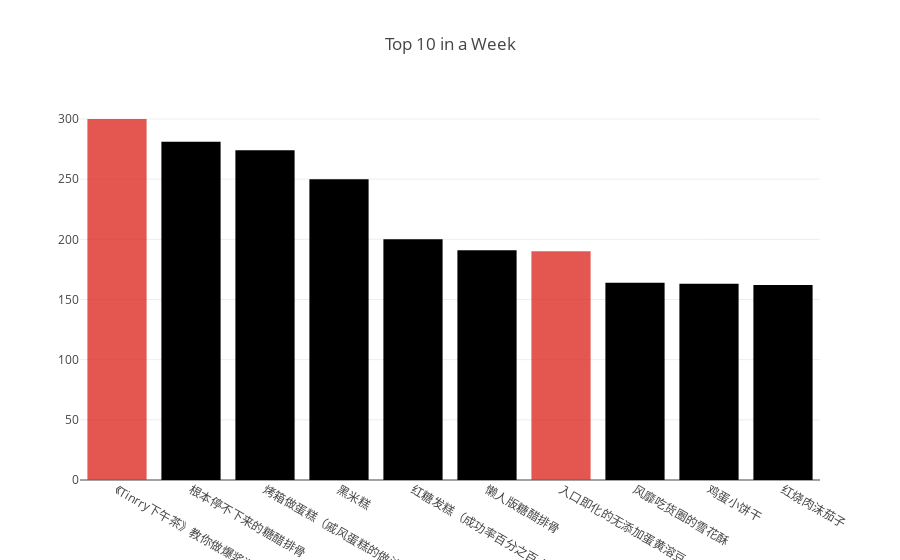

Write notebook code for a chart like this one.
### Code cell
data = [go.Bar(
    
            x=rank['names'],
            y=rank['hots'][:10],
            marker= dict(
            color=['rgba(222,45,38,0.8)','rgba(204,204,204)', 
               'rgba(204,204,204)', 'rgba(204,204,204)',
               'rgba(204,204,204)','rgba(204,204,204)','rgba(222,45,38,0.8)','rgba(204,204,204)', 
               'rgba(204,204,204)', 'rgba(204,204,204)', 'rgba(204,204,204)'])
    )]

iplot({"data":data,
     "layout":Layout(title = "Top 10 in a Week")})

### Figure 1 — Plotly figure (JSON) as saved in the notebook; plotly's stock layout.template omitted (floating-point values rounded to 4 significant figures; data arrays with more than 128 entries replaced by an {"elided": "..."} marker saying what was removed)
{"data": [{"marker": {"color": ["rgba(222,45,38,0.8)", "rgba(204,204,204)", "rgba(204,204,204)", "rgba(204,204,204)", "rgba(204,204,204)", "rgba(204,204,204)", "rgba(222,45,38,0.8)", "rgba(204,204,204)", "rgba(204,204,204)", "rgba(204,204,204)", "rgba(204,204,204)"]}, "type": "bar", "x": {"elided": "886 str values"}, "y": [300, 281, 274, 250, 200, 191, 190, 164, 163, 162]}], "layout": {"title": "Top 10 in a Week"}}
